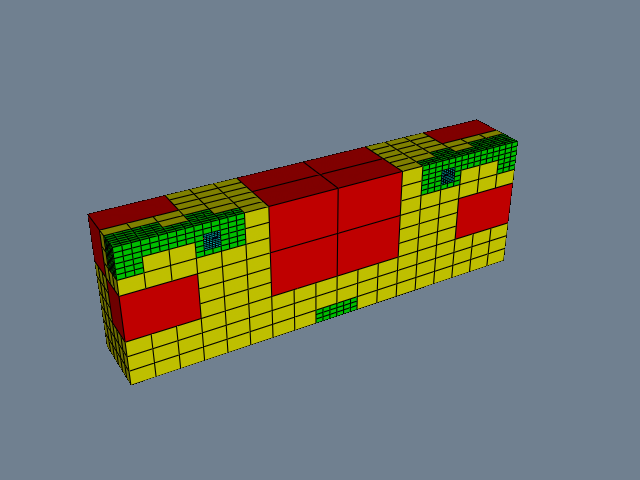

Recreate this plot in Python.
#!/usr/bin/env python

# Mirror a hyper tree grid across an axis using
# vtkHyperTreeGridAxisReflection and render the original and reflected
# copies together.

# Factory overrides: importing these modules registers the OpenGL rendering
# and interaction style implementations for vtkRenderingCore factory classes.
import vtkmodules.vtkInteractionStyle  # noqa: F401
import vtkmodules.vtkRenderingOpenGL2  # noqa: F401
# VTK pipeline classes used in this example
from vtkmodules.vtkFiltersHyperTree import (
    vtkHyperTreeGridAxisReflection,
    vtkHyperTreeGridGeometry,
)
from vtkmodules.vtkFiltersSources import vtkHyperTreeGridSource
from vtkmodules.vtkRenderingCore import (
    vtkActor,
    vtkPolyDataMapper,
    vtkRenderWindow,
    vtkRenderWindowInteractor,
    vtkRenderer,
)

# Colors (normalized RGB)
slate_gray_background_rgb = (0.439, 0.502, 0.565)

# Source: create a 3D hyper tree grid from a text descriptor
descriptor = (
    "RRR .R. .RR ..R ..R .R.|"
    "R.......................... "
    "........................... ........................... "
    ".............R............. ....RR.RR........R......... "
    ".....RRRR.....R.RR......... ........................... "
    "........................... "
    "...........................|"
    "........................... "
    "........................... ........................... "
    "...RR.RR.......RR.......... ........................... "
    "RR......................... ........................... "
    "........................... ........................... "
    "........................... ........................... "
    "........................... ........................... "
    "............RRR............|"
    "........................... "
    "........................... .......RR.................. "
    "........................... ........................... "
    "........................... ........................... "
    "........................... ........................... "
    "........................... "
    "...........................|"
    "........................... "
    "..........................."
)

source = vtkHyperTreeGridSource()
source.SetMaxDepth(6)
source.SetDimensions(4, 4, 3)
source.SetGridScale(1.5, 1.0, 0.7)
source.SetBranchFactor(4)
source.SetDescriptor(descriptor)
source.Update()
source.GetOutput().GetCellData().SetActiveScalars("Depth")

# Filter: reflect the HTG across the X axis (plane at X minimum)
reflection = vtkHyperTreeGridAxisReflection()
reflection.SetInputConnection(source.GetOutputPort())
reflection.SetPlaneToXMin()

# Geometry: extract surfaces for both original and reflected HTG
geometry_original = vtkHyperTreeGridGeometry()
geometry_original.SetInputConnection(source.GetOutputPort())

geometry_reflected = vtkHyperTreeGridGeometry()
geometry_reflected.SetInputConnection(reflection.GetOutputPort())

# Mapper: map both surfaces to graphics primitives, colored by Depth
mapper_original = vtkPolyDataMapper()
mapper_original.SetInputConnection(geometry_original.GetOutputPort())
mapper_original.SetScalarModeToUseCellFieldData()
mapper_original.SelectColorArray("Depth")
mapper_original.SetScalarRange(0.0, 4.0)

mapper_reflected = vtkPolyDataMapper()
mapper_reflected.SetInputConnection(geometry_reflected.GetOutputPort())
mapper_reflected.SetScalarModeToUseCellFieldData()
mapper_reflected.SelectColorArray("Depth")
mapper_reflected.SetScalarRange(0.0, 4.0)

# Actor: original and reflected both colored by depth
actor_original = vtkActor()
actor_original.SetMapper(mapper_original)
actor_original.GetProperty().EdgeVisibilityOn()
actor_original.GetProperty().SetEdgeColor(0.0, 0.0, 0.0)

actor_reflected = vtkActor()
actor_reflected.SetMapper(mapper_reflected)
actor_reflected.GetProperty().EdgeVisibilityOn()
actor_reflected.GetProperty().SetEdgeColor(0.0, 0.0, 0.0)

# Renderer: assemble the scene and configure the camera
renderer = vtkRenderer()
renderer.AddActor(actor_original)
renderer.AddActor(actor_reflected)
renderer.SetBackground(slate_gray_background_rgb)

# Window: display the rendered scene
render_window = vtkRenderWindow()
render_window.AddRenderer(renderer)
render_window.SetWindowName("hypertreegrid axis reflection")
render_window.SetMultiSamples(0)
render_window.SetSize(640, 480)

# Interactor: handle mouse and keyboard events
render_window_interactor = vtkRenderWindowInteractor()
render_window_interactor.SetRenderWindow(render_window)

# Scene: configure the camera
renderer.ResetCamera()
renderer.GetActiveCamera().Azimuth(150)
renderer.GetActiveCamera().Elevation(30)
renderer.ResetCameraClippingRange()

render_window_interactor.Initialize()
render_window_interactor.Start()
